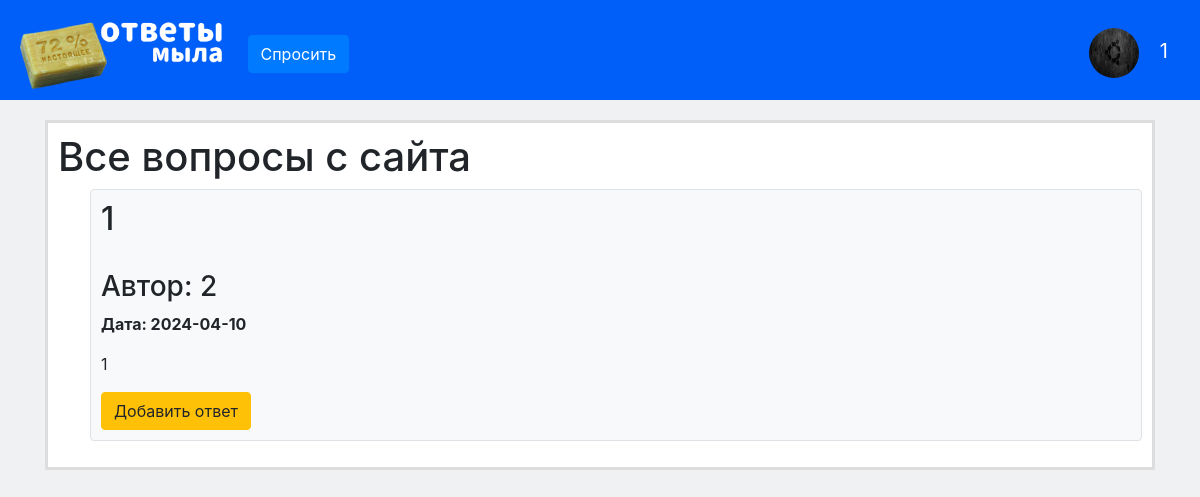
Before: /show_questions (signed in) with the older database file.
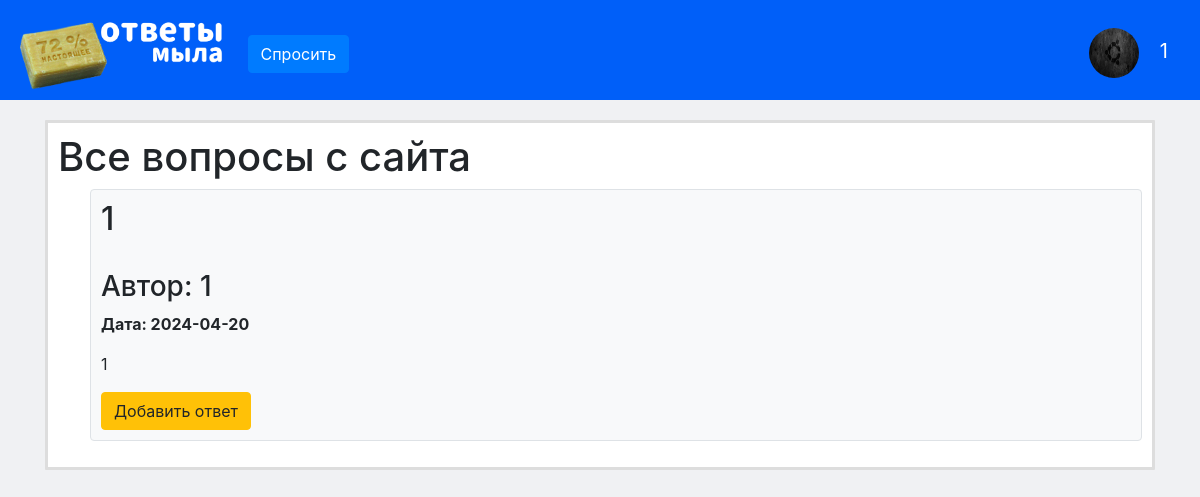
After: the same page with the newer database file.
### data/users.py (models this page shows, shortened)
class User(SqlAlchemyBase, UserMixin):
    __tablename__ = 'users'
    id = sqlalchemy.Column(sqlalchemy.Integer, primary_key=True, autoincrement=True)
    name = sqlalchemy.Column(sqlalchemy.String, nullable=True)
    about = sqlalchemy.Column(sqlalchemy.String, nullable=True)
    email = sqlalchemy.Column(sqlalchemy.String, index=True, unique=True, nullable=True)
    hashed_password = sqlalchemy.Column(sqlalchemy.String, nullable=True)
    avatar = sqlalchemy.Column(sqlalchemy.String, nullable=True)
    created_date = sqlalchemy.Column(sqlalchemy.DateTime, default=datetime.datetime.now)
    news = orm.relationship("News", back_populates='user')

### data/news.py (models this page shows)
class News(SqlAlchemyBase):
    __tablename__ = 'news'
    id = sqlalchemy.Column(sqlalchemy.Integer, primary_key=True, autoincrement=True)
    title = sqlalchemy.Column(sqlalchemy.String, nullable=True)
    content = sqlalchemy.Column(sqlalchemy.String, nullable=True)
    created_date = sqlalchemy.Column(sqlalchemy.DateTime, default=datetime.datetime.now)
    is_private = sqlalchemy.Column(sqlalchemy.Boolean, default=True)
    user_id = sqlalchemy.Column(sqlalchemy.Integer, sqlalchemy.ForeignKey("users.id"))
    user = orm.relationship('User')

### main.py (the view)
@app.route('/show_questions', methods=['GET', 'POST'])
def show():
    db_sess = db_session.create_session()
    users = db_sess.query(User).all()
    db_sess2 = db_session.create_session()
    news = db_sess2.query(News).order_by(News.created_date.desc()).all()
    """user_id = request.form['user_id']
    print(2)
    news_id = request.form['news_id']
    print(user_id)
    print(news_id)"""
    return render_template('all_questions.html', news=news, users=users)

### data/db_session.py (called while the page is built)
def create_session() -> Session:
    global __factory
    return __factory()

### main.py (called while the page is built)
@login_manager.user_loader
def load_user(user_id):
    db_sess = db_session.create_session()
    return db_sess.query(User).get(user_id)

### templates/all_questions.html
{% extends "base.html" %}
{% block content %}
    <form class="main_window">
        <div style="margin: 10px;">
            <h1>Все вопросы с сайта</h1>
            <ul>
                {% for new in news %}
                <div class="col-md6 border rounded" style="background-color: #f8f9fa;">
                    <div style="margin: 10px;">
                        <h2 name='new.id'>{{new.title}}</h2>
                        {% for user in users %}
                            {% if (user.id == new.user_id) %}
                                <br><h3 name="user.id">Автор: {{ user.name }}</h3>
                            {% endif %}
                        {% endfor %}
                        <p><b>Дата: {{new.created_date.date() }}</b></p>
                        <p>{{ new.content}}</p>
                        <a class="btn btn-warning" href="/add_comment">
                            Добавить ответ
                        </a>
                    </div>
                </div>
                {% endfor %}
            </ul>
        </div>
    </form>
{% endblock %}

### templates/base.html (shortened to what this page needs)
<!doctype html>
<html lang="en">
<head>
    <link rel="stylesheet" type="text/css" href="/static/css/style.css" />
    <link rel="stylesheet" href="https://getbootstrap.com/docs/5.3/dist/css/bootstrap.min.css">
    <link rel="stylesheet" href="https://stackpath.bootstrapcdn.com/bootstrap/4.4.1/css/bootstrap.min.css">
</head>
<body style="background-color: #F0F1F3; ">
    <header >
        <nav class="navbar navbar-light unselectable"  style="background-color: #005FF9; height: 100px;">
            <p>
            <a class="navbar-brand unselectable" href="/" ><img src="/static/img/logo.png" width="211" height="80"></a>
            {% if current_user.is_authenticated %}
            <a class="btn btn-primary" href="/ask">Спросить</a>
            </p>
            <p>
            <a class="navbar-brand" href="/user"><img src=/{{current_user.avatar}} width="50" height="50" style="border-radius: 100%;"></a>
            <a class="navbar-brand" href="/user" style="color: white">{{ current_user.name }}</a>
            </p>
            {% endif %}
        </nav>
    </header>
    <main role="main" class="container">
        {% block content %}{% endblock %}
    </main>
</body>
</html>

### static/css/style.css (style rules this page uses)
h1 { color: #000000 }
.unselectable { -webkit-touch-callout: none; -webkit-user-select: none; -khtml-user-select: none; -moz-user-select: none; -ms-user-select: none; user-select: none; }
* { margin: 0; padding: 0; }
.main_window { background-color: #FFFFFF; margin-top: 20px; border-radius: 1px; border-style: solid; border-color: #DDDDDD; padding-bottom: 10px }

Changed rows visible on the page:
changed News: loses User (name "2"); gains User (avatar (picture), name "1"); created_date "2024-04-10" → "2024-04-20"
